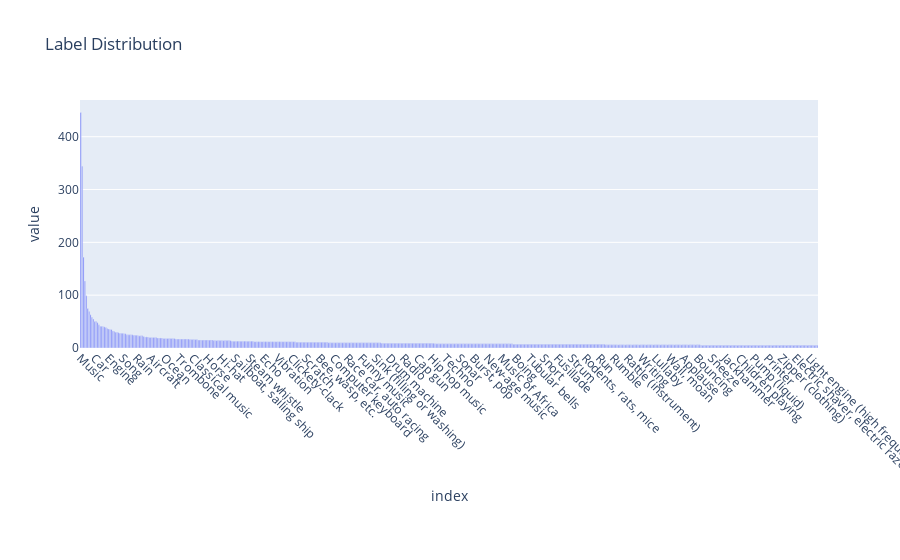

Notebook code for this chart:
### Code cell
print_subset_info(df, test_subset, ontology, show_histogram=False)

### Figure 1 — Plotly figure (JSON) as saved in the notebook; plotly's stock layout.template omitted (floating-point values rounded to 4 significant figures; data arrays with more than 128 entries replaced by an {"elided": "..."} marker saying what was removed)
{"data": [{"alignmentgroup": "True", "hovertemplate": "variable=labels<br>index=%{x}<br>value=%{y}<extra></extra>", "legendgroup": "labels", "marker": {"color": "#636efa", "pattern": {"shape": ""}}, "name": "labels", "offsetgroup": "labels", "orientation": "v", "showlegend": true, "textposition": "auto", "type": "bar", "x": {"elided": "527 str values"}, "xaxis": "x", "y": {"elided": "527 int values"}, "yaxis": "y"}], "layout": {"barmode": "relative", "legend": {"title": {"text": "variable"}, "tracegroupgap": 0}, "showlegend": false, "title": {"text": "Label Distribution"}, "xaxis": {"anchor": "y", "domain": [0, 1], "tickangle": 45, "title": {"text": "index"}}, "yaxis": {"anchor": "x", "domain": [0, 1], "title": {"text": "value"}}}}
